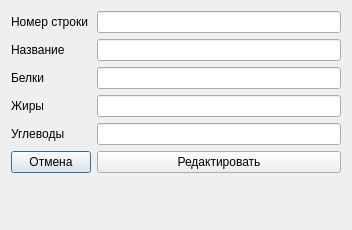
<?xml version="1.0" encoding="UTF-8"?>
<ui version="4.0">
 <class>DialogEdit</class>
 <widget class="QDialog" name="DialogEdit">
  <property name="geometry">
   <rect>
    <x>0</x>
    <y>0</y>
    <width>352</width>
    <height>230</height>
   </rect>
  </property>
  <property name="minimumSize">
   <size>
    <width>352</width>
    <height>230</height>
   </size>
  </property>
  <property name="maximumSize">
   <size>
    <width>352</width>
    <height>230</height>
   </size>
  </property>
  <property name="windowTitle">
   <string>Редактирование продукта</string>
  </property>
  <layout class="QGridLayout" name="gridLayout">
   <item row="0" column="0">
    <widget class="QLabel" name="label">
     <property name="text">
      <string>Номер строки</string>
     </property>
    </widget>
   </item>
   <item row="0" column="1">
    <widget class="QLineEdit" name="LineNumberEditRow">
     <property name="focusPolicy">
      <enum>Qt::StrongFocus</enum>
     </property>
     <property name="readOnly">
      <bool>false</bool>
     </property>
    </widget>
   </item>
   <item row="1" column="0">
    <widget class="QLabel" name="label_5">
     <property name="text">
      <string>Название</string>
     </property>
    </widget>
   </item>
   <item row="1" column="1">
    <widget class="QLineEdit" name="Name">
     <property name="focusPolicy">
      <enum>Qt::StrongFocus</enum>
     </property>
     <property name="readOnly">
      <bool>false</bool>
     </property>
    </widget>
   </item>
   <item row="2" column="0">
    <widget class="QLabel" name="label_2">
     <property name="text">
      <string>Белки</string>
     </property>
    </widget>
   </item>
   <item row="2" column="1">
    <widget class="QLineEdit" name="Proteins">
     <property name="focusPolicy">
      <enum>Qt::StrongFocus</enum>
     </property>
     <property name="readOnly">
      <bool>false</bool>
     </property>
    </widget>
   </item>
   <item row="3" column="0">
    <widget class="QLabel" name="label_3">
     <property name="text">
      <string>Жиры</string>
     </property>
    </widget>
   </item>
   <item row="3" column="1">
    <widget class="QLineEdit" name="Fats">
     <property name="focusPolicy">
      <enum>Qt::StrongFocus</enum>
     </property>
     <property name="readOnly">
      <bool>false</bool>
     </property>
    </widget>
   </item>
   <item row="4" column="0">
    <widget class="QLabel" name="label_4">
     <property name="text">
      <string>Углеводы</string>
     </property>
    </widget>
   </item>
   <item row="4" column="1">
    <widget class="QLineEdit" name="Carbohydrates">
     <property name="focusPolicy">
      <enum>Qt::StrongFocus</enum>
     </property>
     <property name="readOnly">
      <bool>false</bool>
     </property>
    </widget>
   </item>
   <item row="5" column="0">
    <widget class="QPushButton" name="Cancel">
     <property name="text">
      <string>Отмена</string>
     </property>
    </widget>
   </item>
   <item row="5" column="1">
    <widget class="QPushButton" name="Edit">
     <property name="text">
      <string>Редактировать</string>
     </property>
    </widget>
   </item>
   <item row="6" column="0" colspan="2">
    <widget class="QLabel" name="label_6">
     <property name="text">
      <string/>
     </property>
    </widget>
   </item>
  </layout>
 </widget>
 <tabstops>
  <tabstop>LineNumberEditRow</tabstop>
  <tabstop>Name</tabstop>
  <tabstop>Proteins</tabstop>
  <tabstop>Fats</tabstop>
  <tabstop>Carbohydrates</tabstop>
 </tabstops>
 <resources/>
 <connections/>
</ui>
